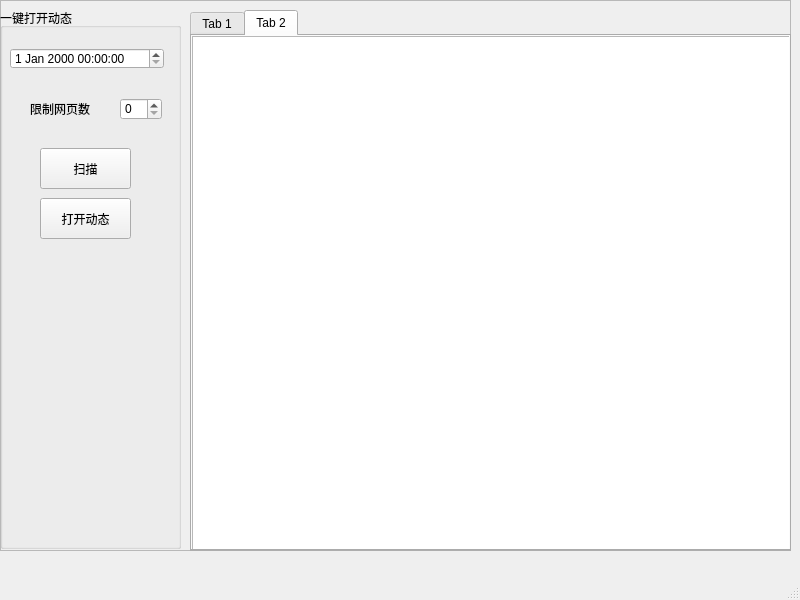
<?xml version="1.0" encoding="UTF-8"?>
<ui version="4.0">
 <class>MainWindow</class>
 <widget class="QMainWindow" name="MainWindow">
  <property name="geometry">
   <rect>
    <x>0</x>
    <y>0</y>
    <width>800</width>
    <height>600</height>
   </rect>
  </property>
  <property name="windowTitle">
   <string>MainWindow</string>
  </property>
  <widget class="QWidget" name="centralwidget">
   <widget class="QWidget" name="gridLayoutWidget">
    <property name="geometry">
     <rect>
      <x>0</x>
      <y>0</y>
      <width>791</width>
      <height>551</height>
     </rect>
    </property>
    <layout class="QGridLayout" name="gridLayout">
     <item row="0" column="0" rowspan="2">
      <widget class="QFrame" name="frame">
       <property name="frameShape">
        <enum>QFrame::StyledPanel</enum>
       </property>
       <property name="frameShadow">
        <enum>QFrame::Raised</enum>
       </property>
       <widget class="QGroupBox" name="groupBox">
        <property name="geometry">
         <rect>
          <x>0</x>
          <y>8</y>
          <width>181</width>
          <height>541</height>
         </rect>
        </property>
        <property name="title">
         <string>一键打开动态</string>
        </property>
        <widget class="QDateTimeEdit" name="dateTimeEdit">
         <property name="geometry">
          <rect>
           <x>10</x>
           <y>40</y>
           <width>154</width>
           <height>21</height>
          </rect>
         </property>
        </widget>
        <widget class="QPushButton" name="openBtn">
         <property name="geometry">
          <rect>
           <x>40</x>
           <y>190</y>
           <width>91</width>
           <height>41</height>
          </rect>
         </property>
         <property name="text">
          <string>打开动态</string>
         </property>
        </widget>
        <widget class="QLabel" name="label">
         <property name="geometry">
          <rect>
           <x>30</x>
           <y>90</y>
           <width>81</width>
           <height>21</height>
          </rect>
         </property>
         <property name="text">
          <string>限制网页数</string>
         </property>
        </widget>
        <widget class="QSpinBox" name="limitNum">
         <property name="geometry">
          <rect>
           <x>120</x>
           <y>90</y>
           <width>42</width>
           <height>22</height>
          </rect>
         </property>
        </widget>
        <widget class="QPushButton" name="scanBtn">
         <property name="geometry">
          <rect>
           <x>40</x>
           <y>140</y>
           <width>91</width>
           <height>41</height>
          </rect>
         </property>
         <property name="text">
          <string>扫描</string>
         </property>
        </widget>
       </widget>
       <widget class="QTabWidget" name="listTab">
        <property name="geometry">
         <rect>
          <x>190</x>
          <y>10</y>
          <width>601</width>
          <height>541</height>
         </rect>
        </property>
        <property name="currentIndex">
         <number>1</number>
        </property>
        <widget class="QWidget" name="detailTab">
         <property name="accessibleName">
          <string/>
         </property>
         <attribute name="title">
          <string>Tab 1</string>
         </attribute>
         <widget class="QTableView" name="detailTable">
          <property name="geometry">
           <rect>
            <x>0</x>
            <y>0</y>
            <width>641</width>
            <height>521</height>
           </rect>
          </property>
         </widget>
        </widget>
        <widget class="QWidget" name="blackTab">
         <attribute name="title">
          <string>Tab 2</string>
         </attribute>
         <widget class="QTableView" name="blackTable">
          <property name="enabled">
           <bool>true</bool>
          </property>
          <property name="geometry">
           <rect>
            <x>0</x>
            <y>0</y>
            <width>601</width>
            <height>521</height>
           </rect>
          </property>
          <property name="tabletTracking">
           <bool>false</bool>
          </property>
         </widget>
        </widget>
       </widget>
      </widget>
     </item>
    </layout>
   </widget>
  </widget>
  <widget class="QMenuBar" name="menubar">
   <property name="geometry">
    <rect>
     <x>0</x>
     <y>0</y>
     <width>800</width>
     <height>23</height>
    </rect>
   </property>
  </widget>
  <widget class="QStatusBar" name="statusbar"/>
 </widget>
 <resources/>
 <connections/>
</ui>
